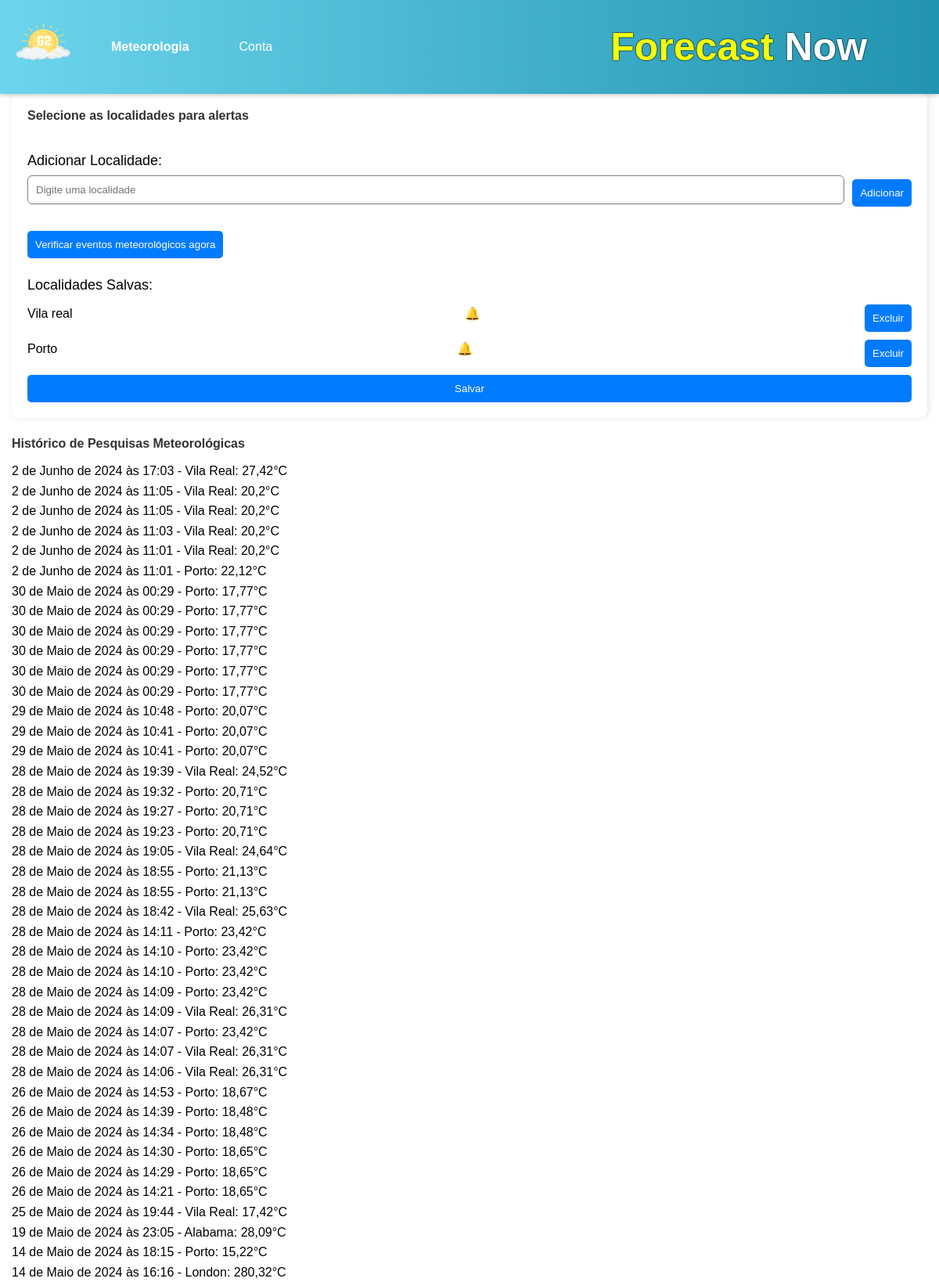
The app's page /perfil/ (signed in, upper part) with its own data.
### G2app/models.py (models this page shows)
class AlertLocation(models.Model):
    usuario = models.ForeignKey(User, on_delete=models.CASCADE)
    local_pesquisa = models.CharField(max_length=255)

class HistoricoPesquisa(models.Model):
    usuario = models.ForeignKey(User, on_delete=models.CASCADE)
    local_pesquisa = models.CharField(max_length=255)
    resultado_pesquisa = models.TextField()
    data_pesquisa = models.DateTimeField(auto_now_add=True)

### G2app/views.py (the view)
# urls.py: path('perfil/', perfil_usuario, name='perfil'),
def perfil_usuario(request):
    if not request.user.is_authenticated:
        return redirect('login')
    historico = HistoricoPesquisa.objects.filter(usuario=request.user).order_by('-data_pesquisa')
    historico_formatado = []
    for item in historico:
        dados = json.loads(item.resultado_pesquisa)
        historico_formatado.append({
            'data': item.data_pesquisa,
            'local': item.local_pesquisa,
            'temperatura': dados['main']['temp'],
        })
    alert_locations = AlertLocation.objects.filter(usuario=request.user)
    return render(request, 'G2app/perfil.html', {
        'historico': historico_formatado,
        'alert_locations': alert_locations,
    })

### G2app/templates/G2app/perfil.html (shortened to what this page needs)
{% extends 'G2app/index.html' %}
{% block content %}
<div class="container">
  <div class="main-body">
    <div class="row">
      <div class="col-md-4 alert-selection">
        <h4>Selecione as localidades para alertas</h4>
        <form id="location-form" method="post" action="{% url 'update_alert_locations' %}">
          <div class="form-group">
            <label for="location_input">Adicionar Localidade:</label>
            <div class="input-group">
              <input type="text" id="location-input" name="location_input" class="form-control" placeholder="Digite uma localidade">
              <div class="input-group-append">
                <button type="button" id="add-location-btn" class="btn btn-primary">Adicionar</button>
              </div>
            </div>
            <button type="button" id="check-weather-btn" class="btn btn-danger">Verificar eventos meteorológicos agora</button>
          </div>
          <div class="form-group">
            <label for="saved_locations">Localidades Salvas:</label>
            <ul id="saved-locations" class="list-group">
              {% for location in alert_locations %}
                <li class="list-group-item">
                  {{ location.local_pesquisa }}
                  <span class="alert-icon">&#x1F514;</span>
                  <button type="button" class="btn btn-danger btn-sm delete-location-btn" data-id="{{ location.id }}">Excluir</button>
                </li>
              {% endfor %}
            </ul>
          </div>
          <button type="submit" class="btn btn-primary">Salvar</button>
        </form>
      </div>
      <div class="col-md-8">
        <div class="card mt-3">
          <div class="card-body">
            <h4>Histórico de Pesquisas Meteorológicas</h4>
            <ul class="list-group list-group-flush">
              {% for pesquisa in historico %}
                <li class="list-group-item">
                  {{ pesquisa.data }} - {{ pesquisa.local }}: {{ pesquisa.temperatura }}°C
                </li>
              {% empty %}
                <li class="list-group-item">Ainda não fizeste nenhuma pesquisa.</li>
              {% endfor %}
            </ul>
          </div>
        </div>
      </div>
    </div>
  </div>
</div>
{% endblock %}

### G2app/static/G2app/style.css (style rules this page uses)
* { margin: 0; padding: 0; box-sizing: border-box; font-family: 'Arial', sans-serif; }
body { background-color: #f4f4f4; font-family: 'Arial', sans-serif; line-height: 1.6; }
.form-control { display: flex; align-items: center; margin-bottom: 1em; }
form { width: 100%; margin: auto; }
form label { display: block; margin-top: 20px; font-size: 18px; }
form input { width: 100%; padding: 10px; border: none; border: 1px solid gray; border-radius: 6px; outline: none; margin-top: 5px; }
.container { max-width: 90%; margin: auto; padding-top: 120px; background-color: #f4f4f4; z-index: 50; }
.main-body { padding: 15px; background-color: #ffffff; border-radius: 15px; box-shadow: 0px 0px 10px 0px rgba(0,0,0,0.1); }
.list-group-item { border: none; }
.list-group-flush .list-group-item { border-right-width: 0; border-left-width: 0; }
.card-body h4 { color: #333; margin-bottom: 10px; text-align: left; }
.alert-selection { background-color: white; padding: 20px; box-shadow: 2px 0 10px rgba(0, 0, 0, 0.1); border-radius: 10px; margin-top: 20px; }
.alert-selection h4 { margin-bottom: 10px; color: #333; }
.alert-selection form { display: flex; flex-direction: column; }
.input-group { display: flex; margin-bottom: 10px; }
.input-group input { flex-grow: 1; }
.input-group-append { margin-left: 10px; }
.list-group-item { display: flex; justify-content: space-between; align-items: center; }
.alert-icon { margin-left: 10px; color: #ff9800; }
.alert-selection button { background-color: #007bff; color: white; border: none; border-radius: 5px; padding: 10px; cursor: pointer; margin-top: 10px; }
.card.mt-3 { margin-top: 20px; }
.container { max-width: 1200px; margin: auto; padding-top: 80px; }

### records on screen
AlertLocation: local_pesquisa "Vila real"
AlertLocation: local_pesquisa "Porto"
HistoricoPesquisa: data "2 de Junho de 2024 às 17:03", local "Vila Real"
HistoricoPesquisa: data "2 de Junho de 2024 às 11:05", local "Vila Real"
HistoricoPesquisa: data "2 de Junho de 2024 às 11:05", local "Vila Real"
HistoricoPesquisa: data "2 de Junho de 2024 às 11:03", local "Vila Real"
HistoricoPesquisa: data "2 de Junho de 2024 às 11:01", local "Vila Real"
HistoricoPesquisa: data "2 de Junho de 2024 às 11:01", local "Porto"
HistoricoPesquisa: data "30 de Maio de 2024 às 00:29", local "Porto"
HistoricoPesquisa: data "30 de Maio de 2024 às 00:29", local "Porto"
HistoricoPesquisa: data "30 de Maio de 2024 às 00:29", local "Porto"
HistoricoPesquisa: data "30 de Maio de 2024 às 00:29", local "Porto"
HistoricoPesquisa: data "30 de Maio de 2024 às 00:29", local "Porto"
HistoricoPesquisa: data "30 de Maio de 2024 às 00:29", local "Porto"
HistoricoPesquisa: data "29 de Maio de 2024 às 10:48", local "Porto"
HistoricoPesquisa: data "29 de Maio de 2024 às 10:41", local "Porto"
HistoricoPesquisa: data "29 de Maio de 2024 às 10:41", local "Porto"
HistoricoPesquisa: data "28 de Maio de 2024 às 19:39", local "Vila Real"
HistoricoPesquisa: data "28 de Maio de 2024 às 19:32", local "Porto"
HistoricoPesquisa: data "28 de Maio de 2024 às 19:27", local "Porto"
HistoricoPesquisa: data "28 de Maio de 2024 às 19:23", local "Porto"
HistoricoPesquisa: data "28 de Maio de 2024 às 19:05", local "Vila Real"
HistoricoPesquisa: data "28 de Maio de 2024 às 18:55", local "Porto"
HistoricoPesquisa: data "28 de Maio de 2024 às 18:55", local "Porto"
HistoricoPesquisa: data "28 de Maio de 2024 às 18:42", local "Vila Real"
HistoricoPesquisa: data "28 de Maio de 2024 às 14:11", local "Porto"
HistoricoPesquisa: data "28 de Maio de 2024 às 14:10", local "Porto"
HistoricoPesquisa: data "28 de Maio de 2024 às 14:10", local "Porto"
HistoricoPesquisa: data "28 de Maio de 2024 às 14:09", local "Porto"
HistoricoPesquisa: data "28 de Maio de 2024 às 14:09", local "Vila Real"
HistoricoPesquisa: data "28 de Maio de 2024 às 14:07", local "Porto"
HistoricoPesquisa: data "28 de Maio de 2024 às 14:07", local "Vila Real"
HistoricoPesquisa: data "28 de Maio de 2024 às 14:06", local "Vila Real"
HistoricoPesquisa: data "26 de Maio de 2024 às 14:53", local "Porto"
HistoricoPesquisa: data "26 de Maio de 2024 às 14:39", local "Porto"
HistoricoPesquisa: data "26 de Maio de 2024 às 14:34", local "Porto"
HistoricoPesquisa: data "26 de Maio de 2024 às 14:30", local "Porto"
HistoricoPesquisa: data "26 de Maio de 2024 às 14:29", local "Porto"
HistoricoPesquisa: data "26 de Maio de 2024 às 14:21", local "Porto"
HistoricoPesquisa: data "25 de Maio de 2024 às 19:44", local "Vila Real"
HistoricoPesquisa: data "19 de Maio de 2024 às 23:05", local "Alabama"
HistoricoPesquisa: data "14 de Maio de 2024 às 18:15", local "Porto"
HistoricoPesquisa: data "14 de Maio de 2024 às 16:16", local "London"

### other values on screen
{{ pesquisa.temperatura }} "27,42" "20,2" "20,2" "20,2" "20,2" "22,12" "17,77" "17,77" "17,77" "17,77" "17,77" "17,77" "20,07" "20,07" "20,07" "24,52" "20,71" "20,71" "20,71" "24,64" "21,13" "21,13" "25,63" "23,42" "23,42" "23,42" "23,42" "26,31" "23,42" "26,31" "26,31" "18,67" "18,48" "18,48" "18,65" "18,65" "18,65" "17,42" "28,09" "15,22" "280,32"
